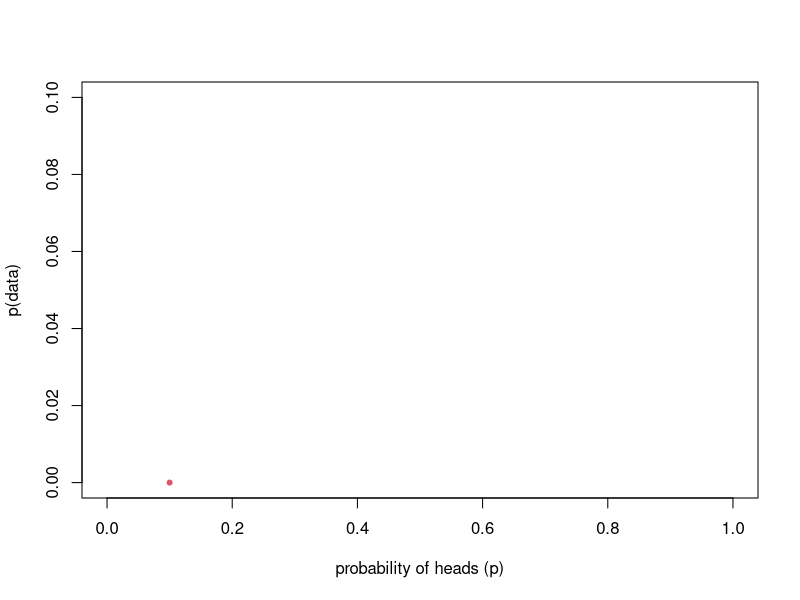
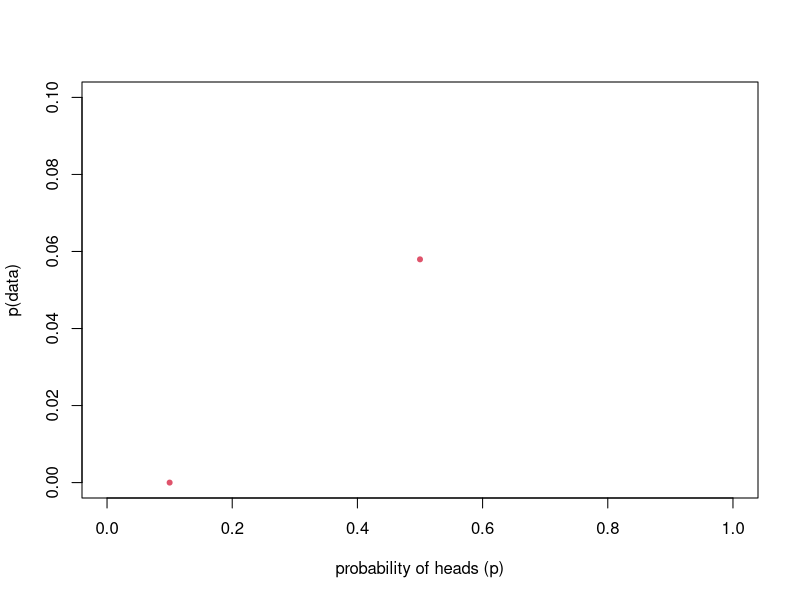
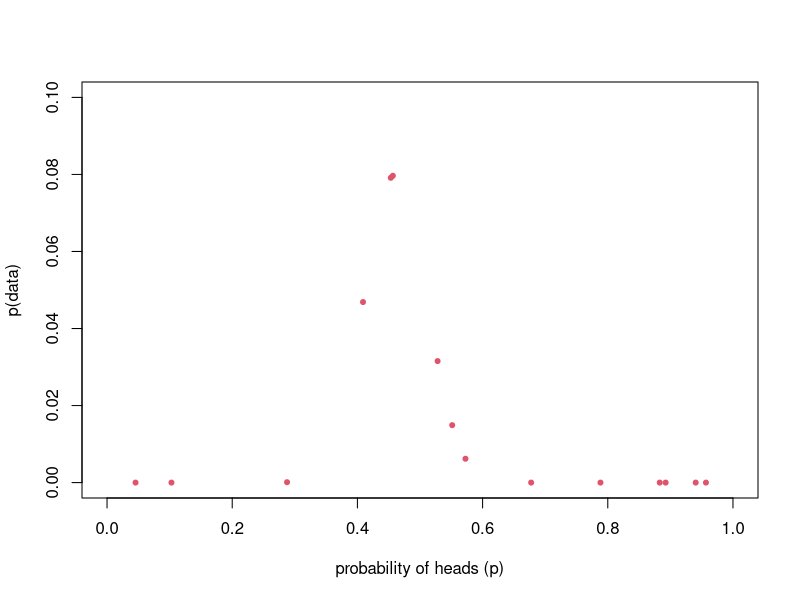
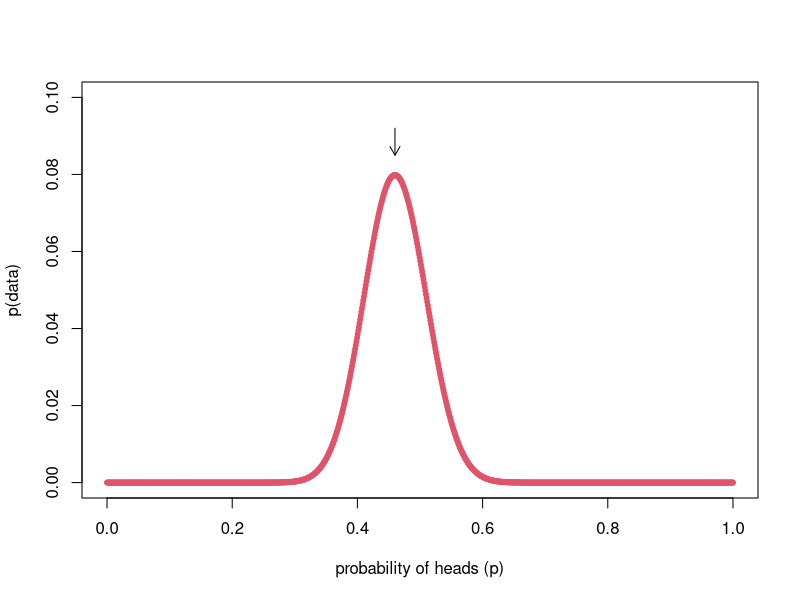
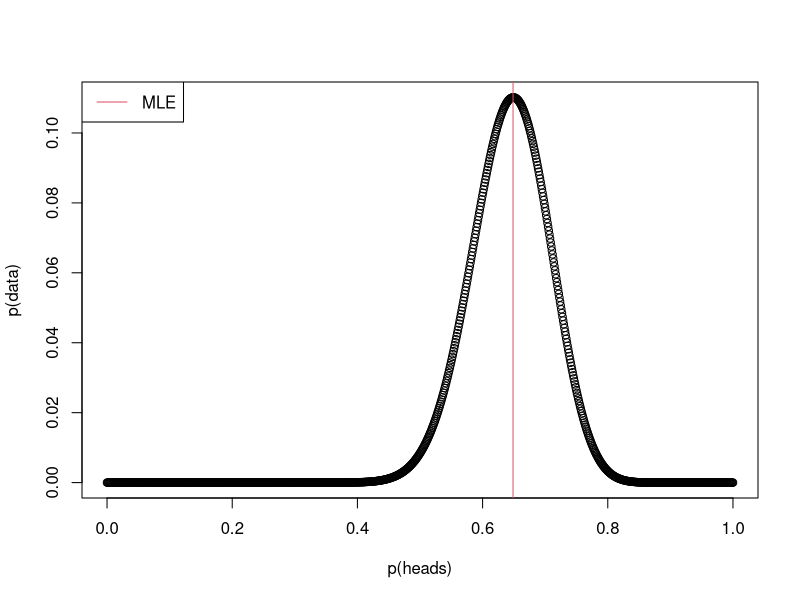
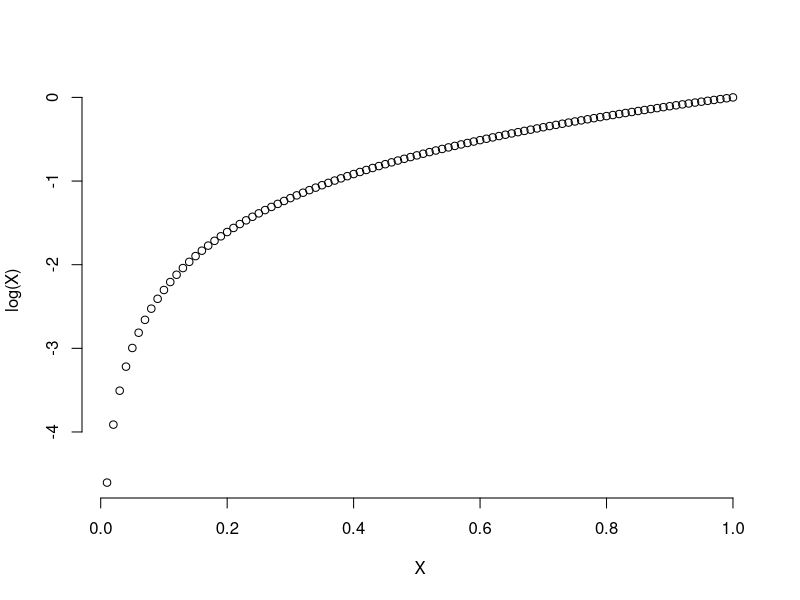
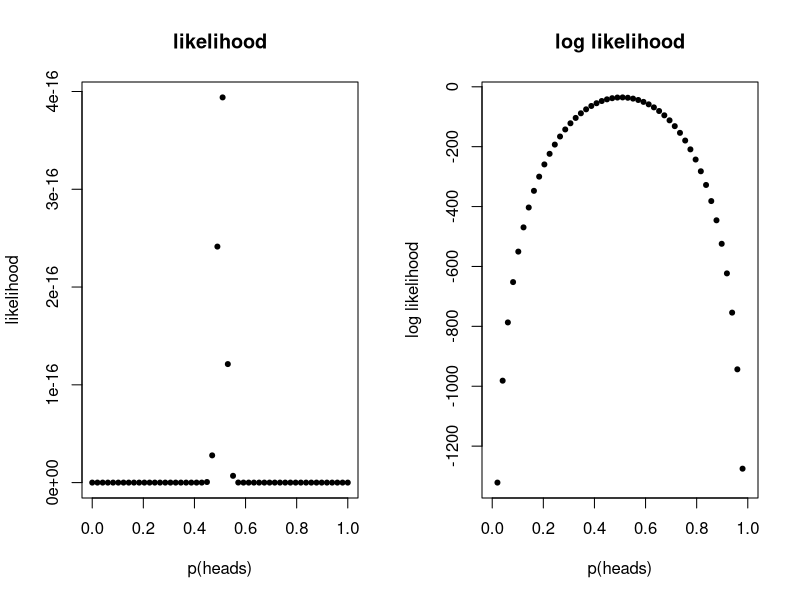
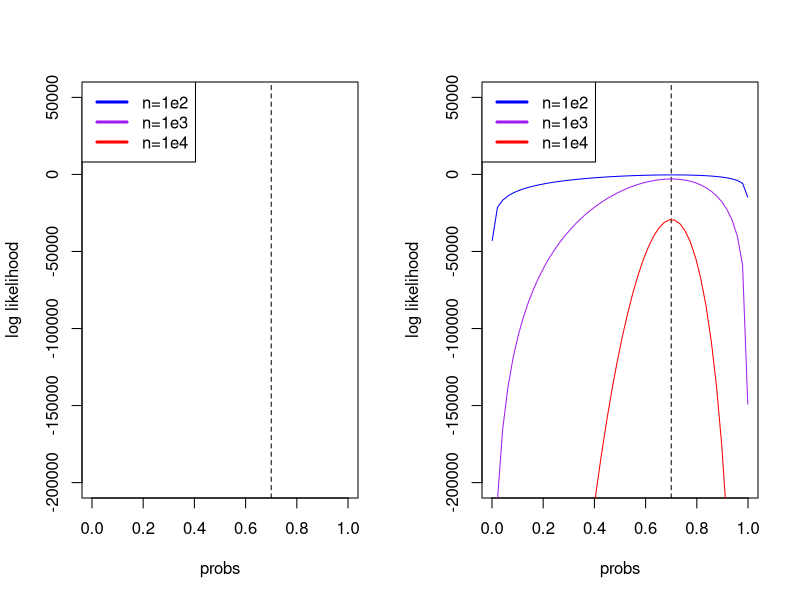

The R script that drew these images, in order:
## ---- chunk 1
	#set any global options
	options(digits=3)
	set.seed(123)
## ---- chunk 2
n.heads <- 46
## ---- chunk 3
choose(n=100,k=46)*(0.5^46)*(0.5^54)
## ---- chunk 4
dbinom(x=46, p=0.5, size=100)
## ---- chunk 5
	p <- 0.1
	plot(p,dbinom(x=n.heads,size=100,p=p),xlim=c(0,1),ylim=c(0,0.1), xlab="probability of heads (p)",ylab="p(data)", pch=20,col=2)
## ---- chunk 6
	p <- c(0.1,0.5)
	plot(p,dbinom(x=n.heads,size=100,p=p), xlim=c(0,1),ylim=c(0,0.1),, xlab="probability of heads (p)",ylab="p(data)", pch=20,col=2)
## ---- chunk 7
	p <- runif(15,min=0,max=1)
	plot(p,dbinom(x=n.heads,size=100,p=p), xlim=c(0,1),ylim=c(0,0.1), xlab="probability of heads (p)",ylab="p(data)", pch=20,col=2)
## ---- chunk 8
	p <- seq(0,1,length.out=1e3) 
	plot(p,dbinom(x=n.heads,size=100,p=p), xlim=c(0,1),ylim=c(0,0.1), xlab="probability of heads (p)",ylab="p(data)", pch=20,col=2)
	arrows(x0=0.46,x1=0.46,y0=0.092,y1=0.085,length=0.1)
## ---- chunk 9
p <- seq(0,1,length.out=1000)
likelihoods <- dbinom(x=37,size=57,p=p)
p[which.max(likelihoods)]
## ---- chunk 10
plot(p,likelihoods,xlab="p(heads)",ylab="p(data)")
	abline(v=p[which.max(likelihoods)],col=2)
	legend(x="topleft",lty=1,col=2,legend="MLE")
## ---- chunk 11
# function to estimate the p(k=46|n=100,p) for a given p
	l.binom <- function(p){
		binom.prob <- dbinom(x=46,size=100,prob=p)
		return(binom.prob)
	}
# use optimize() to get the mle
	mle <- optimize(f = l.binom,lower=0,upper=1,maximum=TRUE)
	mle
## ---- chunk 12
n.heads <- c(46,47,48)
## ---- chunk 13
prod(dbinom(x=c(46,47,48), size=100, prob=0.5))
## ---- chunk 14
myObservations = rbinom(10,size=100,prob=0.5)
prod(dbinom(x=myObservations,size=100,prob=0.5))
## ---- chunk 15
myObservations = rbinom(50,size=100,prob=0.5)
prod(dbinom(x=myObservations,size=100,prob=0.5))
## ---- chunk 16
myObservations = rbinom(500,size=100,prob=0.5)
prod(dbinom(x=myObservations,size=100,prob=0.5))
## ---- chunk 17
plot((1:100)/100, log((1:100)/100), bty="n", xlab = "X", ylab = "log(X)")
## ---- chunk 18
#simulate data
heads <- rbinom(10,size=100,prob=0.5)

#grid search input
probs <- seq(0,1,length.out=50)

#calculate likelihood across the grid
likelihood <- sapply(probs,function(p)
  {prod(dbinom(heads,100,p))})

#calculate log likelihood across the grid
log.likelihood <- sapply(probs,function(p)
  {sum(dbinom(heads,100,p,log=TRUE))})
## ---- chunk 19
par(mfrow=c(1,2))
	plot(probs,likelihood,main="likelihood",pch=20,xlab="p(heads)",ylab="likelihood")
	plot(probs,log.likelihood,main="log likelihood",pch=20,xlab="p(heads)",ylab="log likelihood")
## ---- chunk 20
n.heads <- rbinom(n=1e4,size=100,prob=0.7)
probs <- seq(0.001,0.999,length.out=50)
lnL1 <- sapply(probs,function(p){
			sum(dbinom(n.heads[1:100],100,p,log=TRUE))})

lnL2 <- sapply(probs,function(p){
			sum(dbinom(n.heads[1:1000],100,p,log=TRUE))})

lnL3 <- sapply(probs,function(p){
			sum(dbinom(n.heads[1:10000],100,p,log=TRUE))})
## ---- chunk 21
plot(probs,lnL1,ylab="log likelihood",ylim=c(-2e5,5e4),type='n')
	abline(v=0.7,col=1,lty=2)
legend(x="topleft",lty=1,lwd=3,
		col=c("blue","purple","red"),
		legend=c("n=1e2","n=1e3","n=1e4"))
## ---- chunk 22
plot(probs,lnL1,ylab="log likelihood",ylim=c(-2e5,5e4),type='n')
	abline(v=0.7,col=1,lty=2)
	lines(probs,lnL1,col="blue")
	lines(probs,lnL2,col="purple")
	lines(probs,lnL3,col="red")
legend(x="topleft",lty=1,lwd=3,
		col=c("blue","purple","red"),
		legend=c("n=1e2","n=1e3","n=1e4"))
## ---- chunk 23
par(mfrow=c(1,2))
	x1 <- rbinom(5,size=100,prob=0.3)
	x2 <- rbinom(5e6,size=100,prob=0.3)
		hist(x1,col="slateblue",main=sprintf("5 samples\nE[X] - mean(X) = %s",signif(30-mean(x1),3)),xlim=c(0,100))
			abline(v=mean(x1),col="red",lwd=2)
			abline(v=100*0.3,col="green",lwd=2)
		hist(x2,col="slateblue",main=sprintf("5e6 samples\nE[X] - mean(X) = %s",signif(30-mean(x2),3)),xlim=c(0,100))
			abline(v=mean(x2),col="red",lwd=2)
			abline(v=100*0.3,col="green",lwd=2)
		legend(x="topright",lty=1,col=c("red","green"),legend=c("sample mean","expectation"),cex=0.7)
## ---- chunk 24
	draw.running.mean <- function(r,n){
		replicate(r,{
			x1 <- rnorm(n,mean=0,sd=0.5)
			x1.mean <- cumsum(x1)/(1:n)
			lines(1:n,x1.mean,col=adjustcolor(1,0.2))
		})
		return(invisible(0))
	}
	n <- 1e2
	plot(0,xlim=c(0,n),ylim=c(-0.5,0.5),type='n',
			xlab="number of draws from a normal",
			ylab="running mean")
		draw.running.mean(r = 1,n = 100)
		abline(h=0,col=2)
## ---- chunk 25
	n <- 1e2
	plot(0,xlim=c(0,n),ylim=c(-0.5,0.5),type='n',
			xlab="number of draws from a normal",
			ylab="running mean")
		draw.running.mean(r = 1,n = 100)
		abline(h=0,col=2)
## ---- chunk 26

	n <- 1e2
	plot(0,xlim=c(0,n),ylim=c(-0.5,0.5),type='n',
			xlab="number of draws from a normal",
			ylab="running mean")
		draw.running.mean(r = 100,n = n)
		abline(h=0,col=2)
